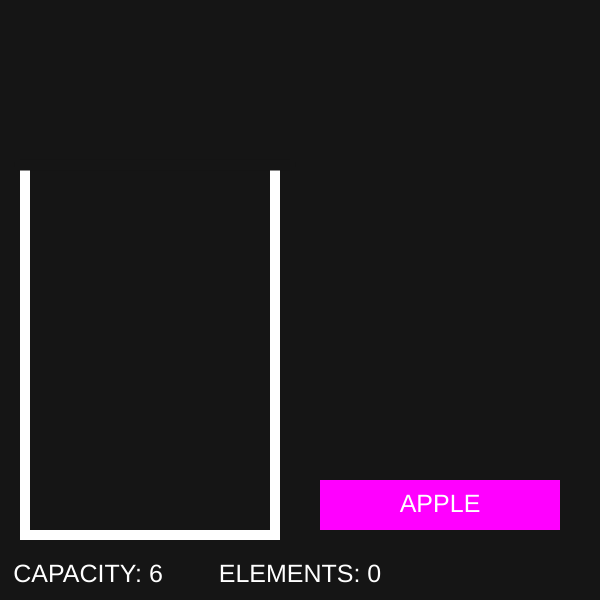
Frame 1 (no input)
Frame 60 (no input): identical to frame 1, image omitted
Frame 120 (the mouse pressed at the canvas centre since frame 60): identical to frame 1, image omitted

The p5.js sketch that drew this single still picture (run headless with seeded random() and noise() and a simulated clock; from frame 60 on, the mouse is pressed at the canvas centre):

// p5.js sketch
// ── sketch.js
const BOTTOM_X = -150;
const BOTTOM_Y = 205;
const SOURCE_X = 140;
const SOURCE_Y = 205;
const WIDTH = 240;
const HEIGHT = 50;

let m = 5;
let t = -5;
let s = false;
let ready = true;

const elements = ["APPLE", "ORANGE", "MANGO", "GRAPE", "PEAR", "GUAUA", "STRAWBERRY"];
let stack, nextNode, eIndex = 0;

function setup() {
  createCanvas(600, 600);
  stack = new Stack();
  nextNode = new Node( elements[eIndex] );
  nextNode.x = SOURCE_X;
  nextNode.y = SOURCE_Y;
}

function mousePressed() {
  push();
  const mX = mouseX - width / 2;
  const mY = mouseY - height / 2;
  
  if (
    mX > SOURCE_X - WIDTH / 2 &&
    mX < SOURCE_X - WIDTH / 2 + WIDTH &&
    mY > SOURCE_Y - HEIGHT / 2 &&
    SOURCE_Y - HEIGHT / 2 + HEIGHT
  ) {
    t = -10;
    s = true;
    ready = false;
    
    nextNode.data = elements[ eIndex + 1 ];
    stack.push( elements[ eIndex ] );
    eIndex += 1;
  }
  
  pop();
  
  stack.select();
}

function pieceWiseSquare(t) {
  if (t >= -5 && t <= 5) return 1;
  return 0;
}

function draw() {
  background(21);
  translate(width / 2, height / 2);
  
  stack.show();
  stack.showNodes();
  stack.update();
  
  if ( ready ){
    nextNode.show();
  }
  
  if ( overflow ){
    textSize(50);
    fill('red');
    text( "Overflow", 0, -230 );
  }
  
  push();
  textSize(25);
  fill(255);
  noStroke();
  text("CAPACITY: " + stack.max, -212, height/2 - 25);
  text("ELEMENTS: " + (stack.capIndex), 0, height/2 - 25);
  pop();
}

// ── node.js
class Node {
  constructor( data ){
    this.data = data;
    this.next = null;
    this.x = 0;
    this.y = 0;
  }
  
  show( head ){
    fill(255, 0, 255);
    if( head ) fill( 255, 255, 0, 100 );
    noStroke();
    rect( this.x, this.y, WIDTH, HEIGHT );
    fill(255);
    textSize(25);
    textAlign(CENTER, CENTER);
    text( this.data, this.x, this.y );
  }
}

// ── stack.js
let currentAnimNode = null;
let overflow = false;
let mode = "";

class Stack {
  constructor() {
    this.xptr = BOTTOM_X;
    this.yptr = BOTTOM_Y;
    this.head = null;
    this.max = 6;
    this.capIndex = 0;
  }
  
  update() {
    if (currentAnimNode != null && s) {
      if (this.capIndex >= this.max && mode == 'PUSH') {
        overflow = true;
        eIndex = this.max;
        return;
      }
      
      // Show ...
      currentAnimNode.show();

      if (t >= m) {
        // DONE ANIMATING, INSERT !
        if (mode == "PUSH") {
          currentAnimNode.x = this.xptr;
          currentAnimNode.y = this.yptr;

          if (this.head == null) {
            this.head = currentAnimNode;
          } else {
            currentAnimNode.next = this.head;
            this.head = currentAnimNode;
          }

          this.capIndex += 1;          
          this.yptr -= HEIGHT + 2;
          
          //
        } else {
          // POP + CORN 🤣🤣🤣...
          nextNode = currentAnimNode;
          this.head = this.head.next;
          this.yptr += HEIGHT + 2;
          eIndex -= 1;
          this.capIndex -= 1;
          ready = true;
          s = false;
          currentAnimNode = null;
        }
        
        // RESET POINTERS ...
        s = false;
        ready = true;
        currentAnimNode = null;
        // END ...
      } else {
        t += 0.1;
      }

      let ax;
      if (mode == "PUSH") {
        ax = map(t, 10, -10, -width / 2, width / 2);
      } else {
        ax = map(t, -10, 10, -width / 2, width / 2);
      }
      
      let ay = map(
        pieceWiseSquare(t),
        0,
        1,
        height / 2 - 100,
        -height / 2 + 50
      );
      
      if (currentAnimNode) {
        currentAnimNode.x = ax;
        currentAnimNode.y = ay;
      }
    }
  }
  
  pop( node ) {
    currentAnimNode = node;
    overflow = false;
    
    mode = "POP";
    if ( ready ){
      t = -10;
      s = true;
      ready = false;
    }
  }
  
  push(data) {
    const n = new Node(data);
    n.x = SOURCE_X;
    n.y = SOURCE_Y;

    currentAnimNode = n;
    mode = "PUSH";
    s = true;
  }
  
  select() {
    let tmp = this.head;
    let sel = null;
    while (tmp != null) {
      const mX = mouseX - width / 2;
      const mY = mouseY - height / 2;

      if (
        mX > tmp.x - WIDTH / 2 &&
        mX < tmp.x - WIDTH / 2 + WIDTH &&
        mY > tmp.y - HEIGHT / 2 &&
        tmp.y - HEIGHT / 2 + HEIGHT
      ) {
        sel = tmp;
      }

      tmp = tmp.next;
    }

    if (sel != null && sel == this.head) {
      this.pop(sel);
    }
  }

  showNodes() {
    let tmp = this.head;
    while (tmp != null) {
      tmp.show( tmp == this.head );
      tmp = tmp.next;
    }
  }

  show() {
    stroke(255);
    noFill();
    strokeWeight(10);
    rectMode(CENTER);
    rect(-150, 50, 250, 370);
    stroke(21);
    strokeWeight(11);
    line(-280, -135, -10, -135);
  }
}

// ── style.css
html, body {
  background: #fff;
}

.heading, p {
  margin:0;
  padding: 5px;
}

canvas {
  margin:15px 0;
  display: block;
}
